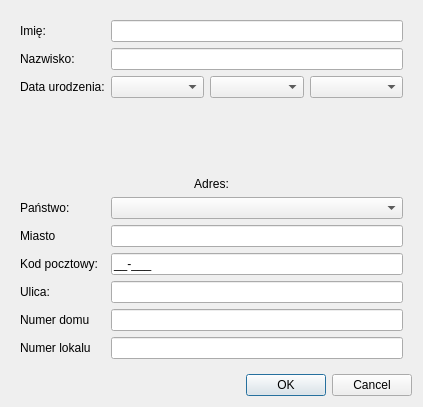
<?xml version="1.0" encoding="UTF-8"?>
<ui version="4.0">
 <class>AddStudentDialog</class>
 <widget class="QDialog" name="AddStudentDialog">
  <property name="geometry">
   <rect>
    <x>0</x>
    <y>0</y>
    <width>423</width>
    <height>407</height>
   </rect>
  </property>
  <property name="windowTitle">
   <string>Dodaj studenta</string>
  </property>
  <layout class="QVBoxLayout" name="verticalLayout">
   <item>
    <widget class="QStackedWidget" name="stackedWidget">
     <widget class="QWidget" name="page_3">
      <layout class="QVBoxLayout" name="verticalLayout_3">
       <item>
        <layout class="QGridLayout" name="gridLayout_2">
         <item row="9" column="1">
          <widget class="QLineEdit" name="txtApartmentNumber">
           <property name="maxLength">
            <number>10</number>
           </property>
          </widget>
         </item>
         <item row="8" column="0">
          <widget class="QLabel" name="label_11">
           <property name="text">
            <string>Numer domu</string>
           </property>
          </widget>
         </item>
         <item row="4" column="1">
          <widget class="QComboBox" name="cmbCountry"/>
         </item>
         <item row="5" column="0">
          <widget class="QLabel" name="label_12">
           <property name="text">
            <string>Miasto</string>
           </property>
          </widget>
         </item>
         <item row="1" column="1">
          <widget class="QLineEdit" name="txtLastName">
           <property name="inputMask">
            <string/>
           </property>
          </widget>
         </item>
         <item row="6" column="1">
          <widget class="QLineEdit" name="txtZipCode">
           <property name="inputMask">
            <string>99-999;_</string>
           </property>
          </widget>
         </item>
         <item row="9" column="0">
          <widget class="QLabel" name="label_13">
           <property name="text">
            <string>Numer lokalu</string>
           </property>
          </widget>
         </item>
         <item row="7" column="0">
          <widget class="QLabel" name="label_14">
           <property name="text">
            <string>Ulica:</string>
           </property>
          </widget>
         </item>
         <item row="7" column="1">
          <widget class="QLineEdit" name="txtStreet">
           <property name="inputMask">
            <string/>
           </property>
          </widget>
         </item>
         <item row="4" column="0">
          <widget class="QLabel" name="label_15">
           <property name="text">
            <string>Państwo:</string>
           </property>
          </widget>
         </item>
         <item row="0" column="0">
          <widget class="QLabel" name="label_16">
           <property name="text">
            <string>Imię:</string>
           </property>
          </widget>
         </item>
         <item row="0" column="1">
          <widget class="QLineEdit" name="txtName">
           <property name="inputMask">
            <string/>
           </property>
           <property name="frame">
            <bool>true</bool>
           </property>
          </widget>
         </item>
         <item row="6" column="0">
          <widget class="QLabel" name="label_17">
           <property name="text">
            <string>Kod pocztowy:</string>
           </property>
          </widget>
         </item>
         <item row="1" column="0">
          <widget class="QLabel" name="label_18">
           <property name="text">
            <string>Nazwisko:</string>
           </property>
          </widget>
         </item>
         <item row="8" column="1">
          <widget class="QLineEdit" name="txtHouseNumber">
           <property name="maxLength">
            <number>10</number>
           </property>
          </widget>
         </item>
         <item row="2" column="0">
          <widget class="QLabel" name="label_19">
           <property name="text">
            <string>Data urodzenia:</string>
           </property>
          </widget>
         </item>
         <item row="3" column="0" colspan="2">
          <widget class="QLabel" name="label_20">
           <property name="text">
            <string>Adres:</string>
           </property>
           <property name="alignment">
            <set>Qt::AlignBottom|Qt::AlignHCenter</set>
           </property>
          </widget>
         </item>
         <item row="2" column="1">
          <layout class="QHBoxLayout" name="horizontalLayout_2">
           <item>
            <widget class="QComboBox" name="cmbDay">
             <property name="sizeAdjustPolicy">
              <enum>QComboBox::AdjustToContents</enum>
             </property>
            </widget>
           </item>
           <item>
            <widget class="QComboBox" name="cmbMonth">
             <property name="sizeAdjustPolicy">
              <enum>QComboBox::AdjustToContentsOnFirstShow</enum>
             </property>
            </widget>
           </item>
           <item>
            <widget class="QComboBox" name="cmbYear"/>
           </item>
          </layout>
         </item>
         <item row="5" column="1">
          <widget class="QLineEdit" name="txtCity">
           <property name="inputMask">
            <string/>
           </property>
          </widget>
         </item>
        </layout>
       </item>
      </layout>
     </widget>
     <widget class="QWidget" name="page_4"/>
    </widget>
   </item>
   <item>
    <widget class="QDialogButtonBox" name="buttonBox">
     <property name="standardButtons">
      <set>QDialogButtonBox::Cancel|QDialogButtonBox::Ok</set>
     </property>
    </widget>
   </item>
  </layout>
 </widget>
 <resources/>
 <connections/>
</ui>
